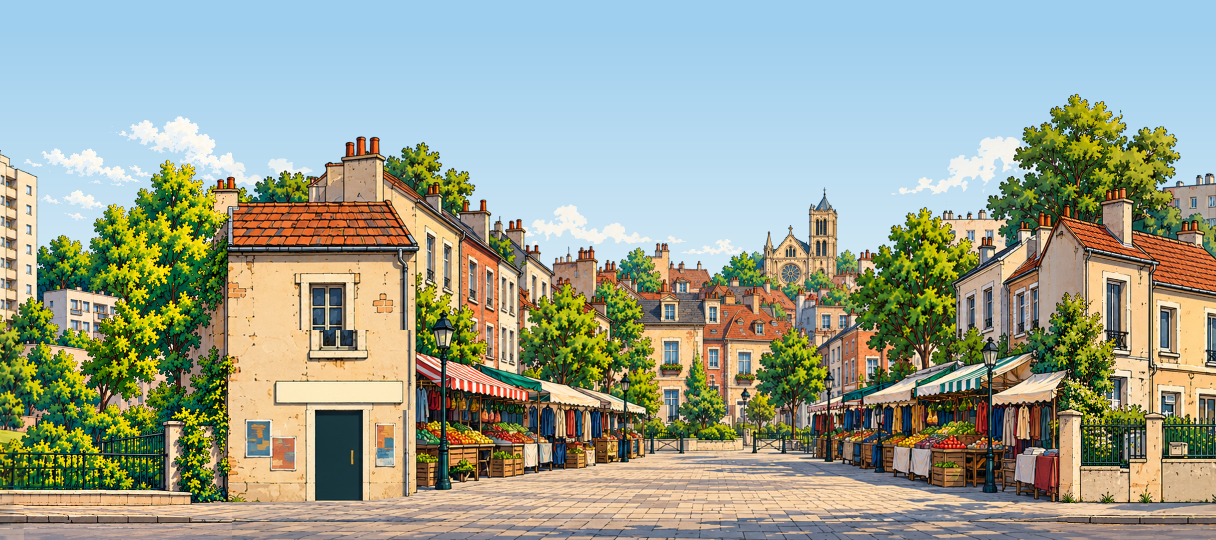
#> input picture docs/retouches-carte/sources/banlieue-b-contexte-avant.png, 2432 x 1080 px (shown at 1/2 size)
$ python banlieue-b-synchroniser.py
#> lines starting #> are read from the running program, lines starting #| are printed output that depends on the picture; after the words box and inside, x2 and y2 are one past the last pixel; in counts of white or black regions, pixels touching at a corner belong together
from pathlib import Path
import sys
from PIL import Image
import numpy as np

root = Path(__file__).resolve().parents[3]
archive = root.parent / 'Presidentielles 2027 - fichiers retirés' / '2026-10-09 carte plate seule' / 'docs/production/decor-v3/carte-plate'
baseline = root / (sys.argv[1] if len(sys.argv) > 1 else 'docs/retouches-carte/sources/banlieue-b-contexte-avant.png')
before = np.array(Image.open(baseline).convert('RGB'))
#> before is the input picture: shape (1080, 2432, 3); mean R, G, B 155.3, 162.6, 145.3
if before.shape[1] == 2432:
    before = before[:, 256:2176]
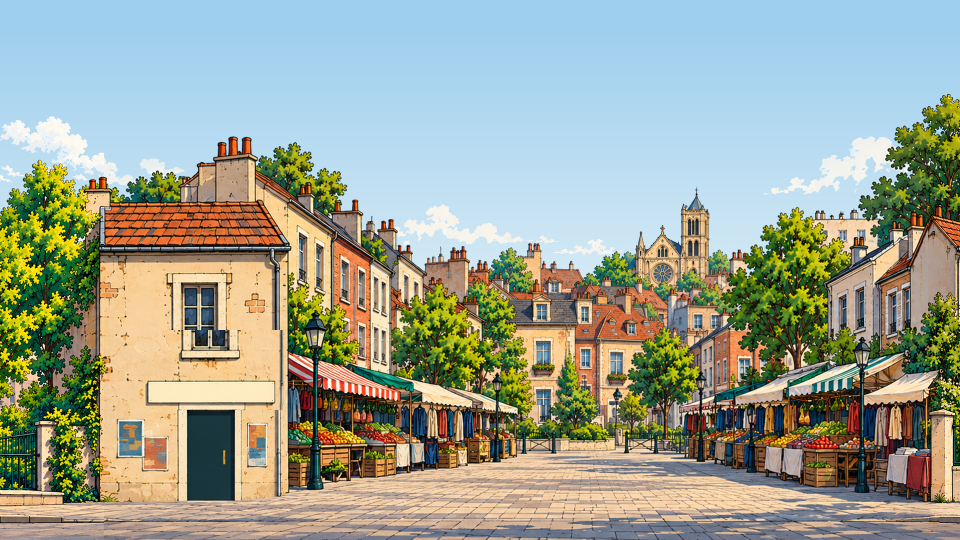
#> before: shape (1080, 1920, 3) (shown at 1/2 size); mean R, G, B 156.1, 162.8, 147.6
tile_path = root / 'assets/images/carte/tuile-05-banlieue-b.png'
after = np.array(Image.open(tile_path).convert('RGB'))
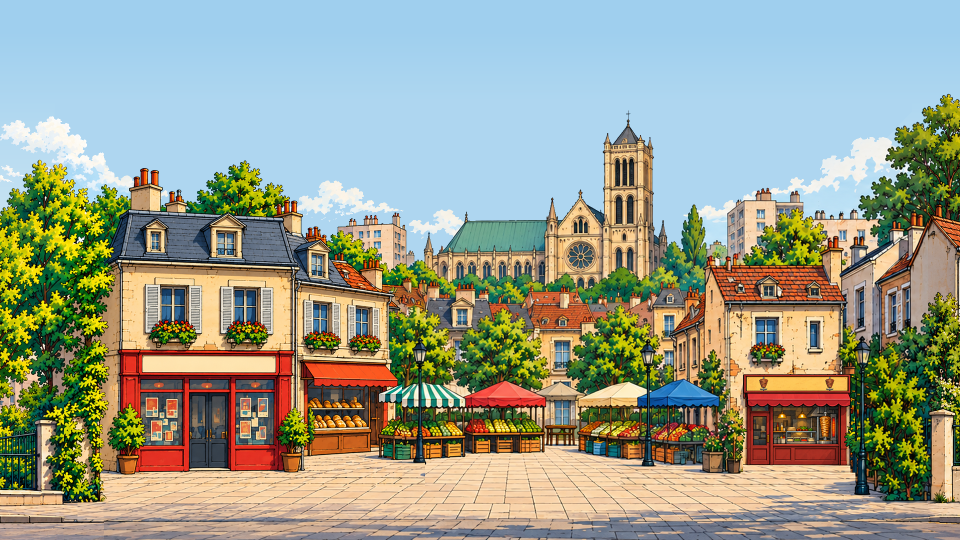
#> input picture assets/images/carte/tuile-05-banlieue-b.png, 1920 x 1080 px (shown at 1/2 size)
#> after is the input picture: shape (1080, 1920, 3); mean R, G, B 153.1, 158.7, 142
changed = np.any(before != after, axis=2)
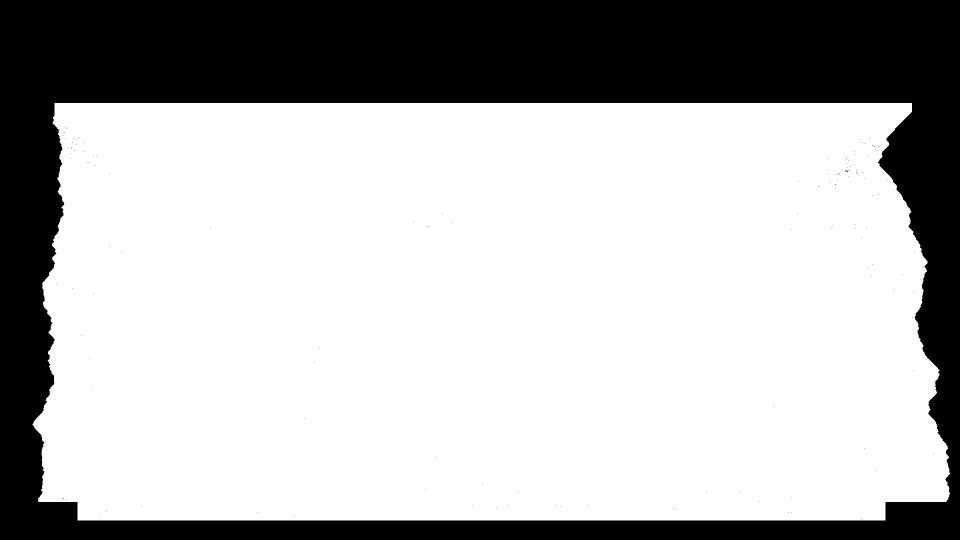
#> changed: shape (1080, 1920) bool (shown at 1/2 size); 69.8% white; 134 black regions (133 under 20 px), largest, box (x1, y1, x2, y2) and area: (0, 0, 1920, 1080) 625635
assert after.shape == (1080, 1920, 3)
assert not changed[1041:].any()
for relative in ['fresque-plate-maitre.png', 'production/fresque-en-cours.png']:
    target = (archive / relative).resolve()
#> (the run stopped early here; a loop or call above may not have finished)
